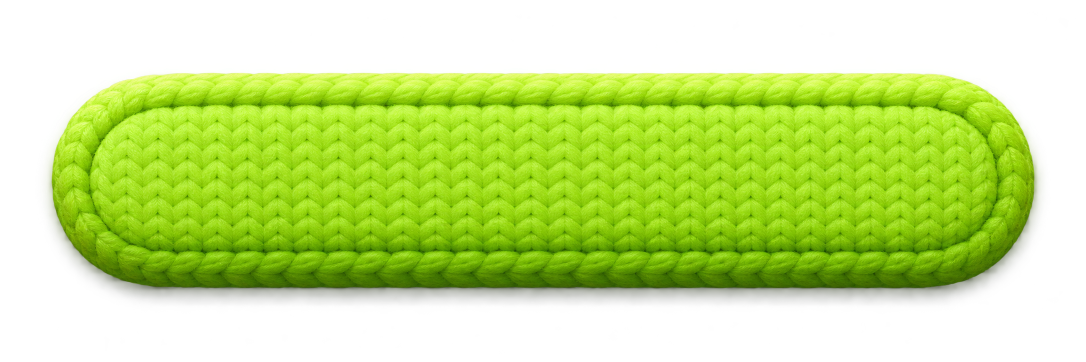
#> input picture app/assets/art/p05-reference/green-primary-candidate-v1.png, 2172 x 724 px, given in place of logo.png, which was not available (shown at 1/2 size)
$ python startup_assets.py
#> lines starting #> are read from the running program, lines starting #| are printed output that depends on the picture; pictures that were not available may be replaced by others from this repository, and a replacement may not be noted
"""Density packaging only: reuse the existing Pourlune wordmark, never redraw it."""
from pathlib import Path
import argparse
import io
import json
import hashlib

from PIL import Image

ROOT = Path(__file__).resolve().parents[2]
SOURCE = Path('app/assets/art/ui/logo.png')
# Same display bounds as KnitArt('logo'); raw source art stays unchanged.
BOUNDS = (15, 23, 1958, 799)
DENSITIES = [('mdpi', 1), ('hdpi', 1.5), ('xhdpi', 2), ('xxhdpi', 3), ('xxxhdpi', 4)]


def outputs(root):
    source = Image.open(root / SOURCE).convert('RGBA').crop(BOUNDS)
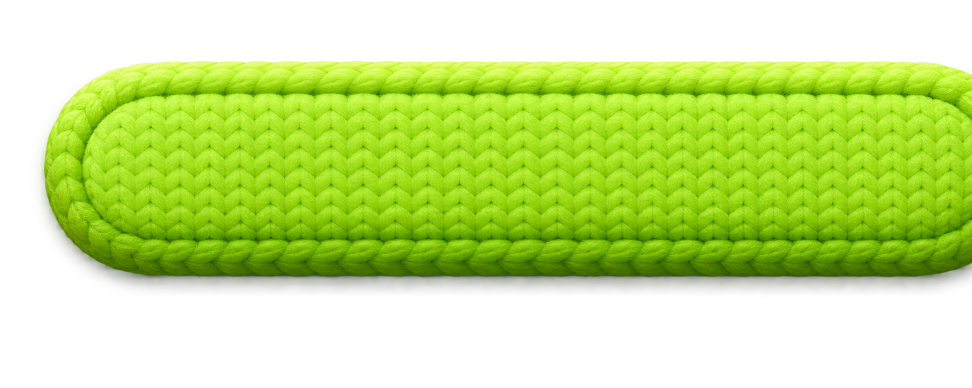
#> source: PIL image 1943x776 RGBA (shown at 1/2 size); mean R, G, B, A 81, 111.8, 14.9, 131.8; transparent parts drawn white
    files = {}
    def encode(image):
        stream = io.BytesIO()
        image.save(stream, format='PNG', optimize=True)
        return stream.getvalue()
    def mark(scale):
        width = round(176 * scale)
        return source.resize((width, round(width * source.height / source.width)), Image.Resampling.LANCZOS)
    for name, scale in DENSITIES:
        folder = Path(f'app/android/app/src/main/res/drawable-{name}')
        wordmark = mark(scale)
        files[folder / 'startup_wordmark.png'] = encode(wordmark)
        icon = Image.new('RGBA', (round(288 * scale),) * 2)
        icon.alpha_composite(wordmark, ((icon.width-wordmark.width)//2, (icon.height-wordmark.height)//2))
        files[folder / 'startup_icon.png'] = encode(icon)
#> this loop made 5 passes
#> pass 1, in outputs, `wordmark = mark(scale)`:
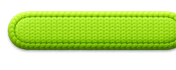
#> wordmark: PIL image 176x70 RGBA; mean R, G, B, A 80.3, 110.8, 15.4, 131.7; transparent parts drawn white
#> pass 2, in outputs, `wordmark = mark(scale)`:
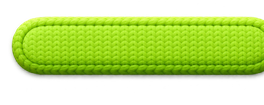
#> wordmark: PIL image 264x105 RGBA; mean R, G, B, A 80, 110.3, 15.4, 131.8; transparent parts drawn white
#> after the loop:
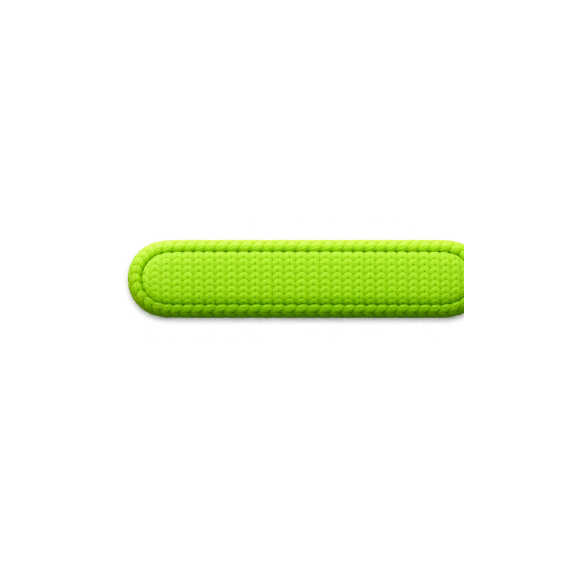
#> icon: PIL image 1152x1152 RGBA (shown at 1/2 size); mean R, G, B, A 12, 16.5, 2.2, 19.6; transparent parts drawn white
#> after the loop:
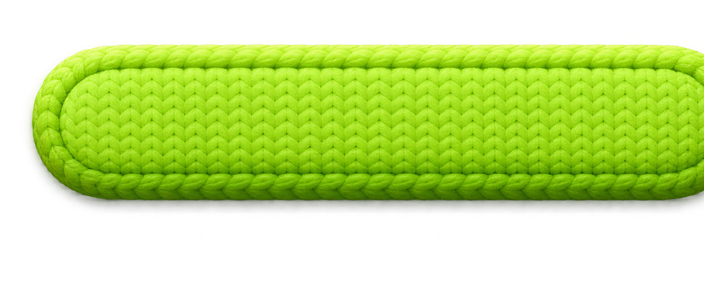
#> wordmark: PIL image 704x281 RGBA; mean R, G, B, A 80.4, 110.9, 14.7, 131.8; transparent parts drawn white
#> after the loop, files = 10 items
    for scale in [1, 2, 3]:
        suffix = '' if scale == 1 else f'@{scale}x'
        files[Path(f'app/ios/Runner/Assets.xcassets/LaunchImage.imageset/LaunchImage{suffix}.png')] = encode(mark(scale))
#> after the loop, files = 13 items
    return files


def main():
    parser = argparse.ArgumentParser(description=__doc__)
    parser.add_argument('--write', action='store_true')
    args = parser.parse_args()
    files = outputs(ROOT)
#> files = 13 items
    drift = []
    for rel, data in files.items():
        path = ROOT / rel
        if args.write:
            path.parent.mkdir(parents=True, exist_ok=True)
            path.write_bytes(data)
        elif not path.exists() or path.read_bytes() != data:
            drift.append(str(rel))
#> this loop made 13 passes
#> after the loop, drift = 13 items
    if drift:
#> (the run stopped early here; a loop or call above may not have finished)
